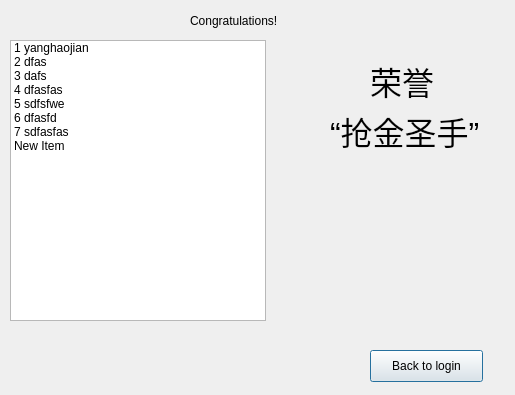
<?xml version="1.0" encoding="UTF-8"?>
<ui version="4.0">
 <class>finaldialog</class>
 <widget class="QDialog" name="finaldialog">
  <property name="geometry">
   <rect>
    <x>0</x>
    <y>0</y>
    <width>515</width>
    <height>395</height>
   </rect>
  </property>
  <property name="windowTitle">
   <string>Dialog</string>
  </property>
  <widget class="QLabel" name="label">
   <property name="geometry">
    <rect>
     <x>190</x>
     <y>0</y>
     <width>131</width>
     <height>41</height>
    </rect>
   </property>
   <property name="text">
    <string>Congratulations!</string>
   </property>
  </widget>
  <widget class="QPushButton" name="pushButton">
   <property name="geometry">
    <rect>
     <x>370</x>
     <y>350</y>
     <width>113</width>
     <height>32</height>
    </rect>
   </property>
   <property name="text">
    <string>Back to login</string>
   </property>
  </widget>
  <widget class="QListWidget" name="listWidget">
   <property name="geometry">
    <rect>
     <x>10</x>
     <y>40</y>
     <width>256</width>
     <height>281</height>
    </rect>
   </property>
   <item>
    <property name="text">
     <string>1 yanghaojian</string>
    </property>
   </item>
   <item>
    <property name="text">
     <string>2 dfas</string>
    </property>
   </item>
   <item>
    <property name="text">
     <string>3 dafs </string>
    </property>
   </item>
   <item>
    <property name="text">
     <string>4 dfasfas</string>
    </property>
   </item>
   <item>
    <property name="text">
     <string>5 sdfsfwe</string>
    </property>
   </item>
   <item>
    <property name="text">
     <string>6 dfasfd</string>
    </property>
   </item>
   <item>
    <property name="text">
     <string>7 sdfasfas</string>
    </property>
    <property name="background">
     <brush brushstyle="NoBrush">
      <color alpha="255">
       <red>0</red>
       <green>0</green>
       <blue>255</blue>
      </color>
     </brush>
    </property>
   </item>
   <item>
    <property name="text">
     <string>New Item</string>
    </property>
   </item>
  </widget>
  <widget class="QLabel" name="label_movie">
   <property name="geometry">
    <rect>
     <x>270</x>
     <y>170</y>
     <width>241</width>
     <height>141</height>
    </rect>
   </property>
   <property name="text">
    <string/>
   </property>
  </widget>
  <widget class="QLabel" name="label_2">
   <property name="geometry">
    <rect>
     <x>0</x>
     <y>-5</y>
     <width>521</width>
     <height>401</height>
    </rect>
   </property>
   <property name="styleSheet">
    <string notr="true">background-image: url(:/myimage/RANK.png);</string>
   </property>
   <property name="text">
    <string/>
   </property>
  </widget>
  <widget class="QLabel" name="label_rongyu">
   <property name="geometry">
    <rect>
     <x>330</x>
     <y>110</y>
     <width>171</width>
     <height>41</height>
    </rect>
   </property>
   <property name="font">
    <font>
     <pointsize>24</pointsize>
    </font>
   </property>
   <property name="text">
    <string>“抢金圣手”</string>
   </property>
  </widget>
  <widget class="QLabel" name="label_4">
   <property name="geometry">
    <rect>
     <x>370</x>
     <y>60</y>
     <width>71</width>
     <height>41</height>
    </rect>
   </property>
   <property name="baseSize">
    <size>
     <width>0</width>
     <height>0</height>
    </size>
   </property>
   <property name="font">
    <font>
     <pointsize>24</pointsize>
    </font>
   </property>
   <property name="text">
    <string>荣誉</string>
   </property>
  </widget>
  <zorder>label_2</zorder>
  <zorder>label</zorder>
  <zorder>pushButton</zorder>
  <zorder>listWidget</zorder>
  <zorder>label_movie</zorder>
  <zorder>label_rongyu</zorder>
  <zorder>label_4</zorder>
 </widget>
 <resources/>
 <connections/>
</ui>
